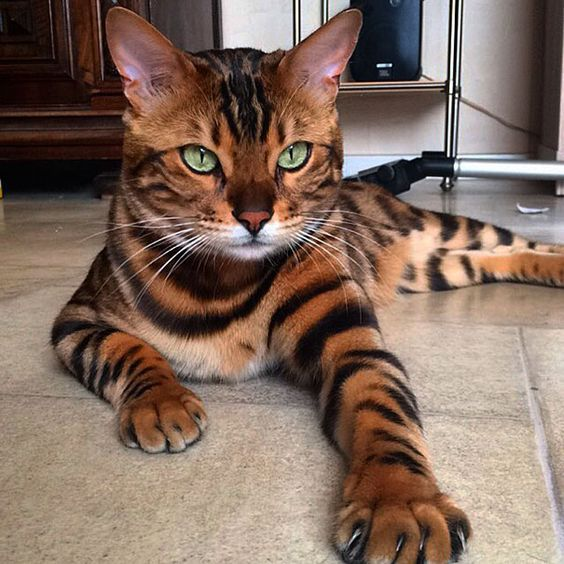
#> input picture Deteccao/animais/gato2.jpg, 564 x 564 px, found by its file name
$ python detect_cats.py
#> lines starting #> are read from the running program, lines starting #| are printed output that depends on the picture; after the words box and inside, x2 and y2 are one past the last pixel; in counts of white or black regions, pixels touching at a corner belong together
import cv2
classify_cat = cv2.CascadeClassifier('cascades\\haarcascade_frontalcatface.xml')

cat_image =  cv2.imread('animais\\gato2.jpg')
#> cat_image is the input picture: shape (564, 564, 3); mean B, G, R 95.7, 108.4, 131
cat_image_gray = cv2.cvtColor(cat_image, cv2.COLOR_BGR2GRAY)
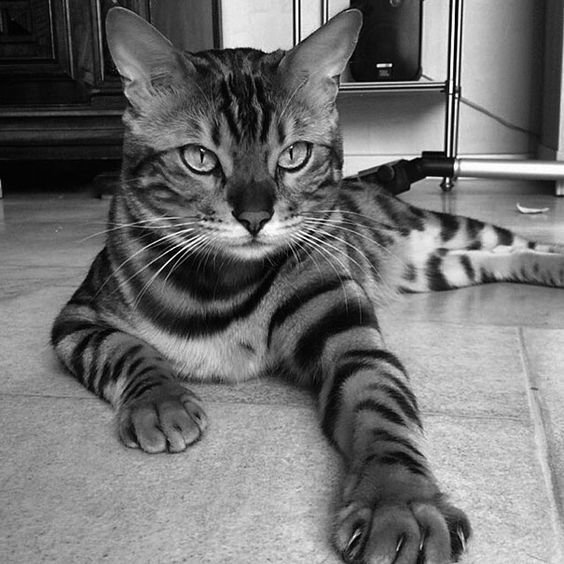
#> cat_image_gray: shape (564, 564); min 0, max 255, mean 113.7

cat_detected = classify_cat.detectMultiScale(cat_image_gray, scaleFactor=1.08)
#> cat_detected = [[220, 194, 66, 66], [147, 76, 198, 198]]

for (x, y, w, h) in cat_detected:
    cv2.rectangle(cat_image, (x, y), (x+w, y+h), (0, 255, 0), 2)
#> this loop made 2 passes
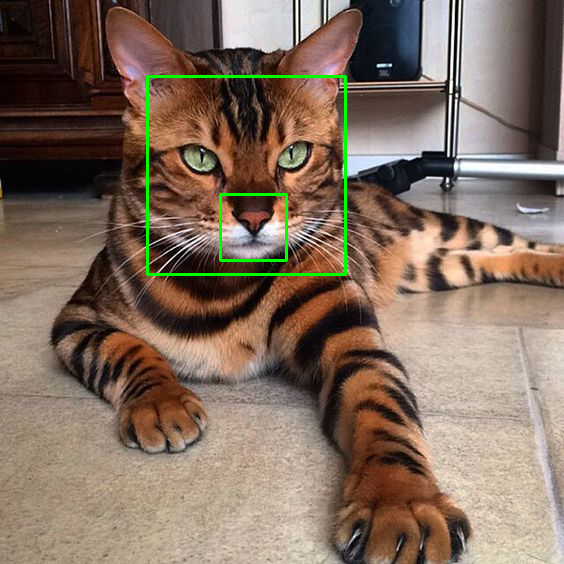
#> cat_image: shape (564, 564, 3); 0.99% of pixels changed, all inside (x1, y1, x2, y2) = (146, 75, 347, 276)


cv2.imshow('Cat image gray', cat_image)
cv2.waitKey()

$ run again, with Deteccao/animais/gato1.jpg copied over Deteccao/animais/gato2.jpg
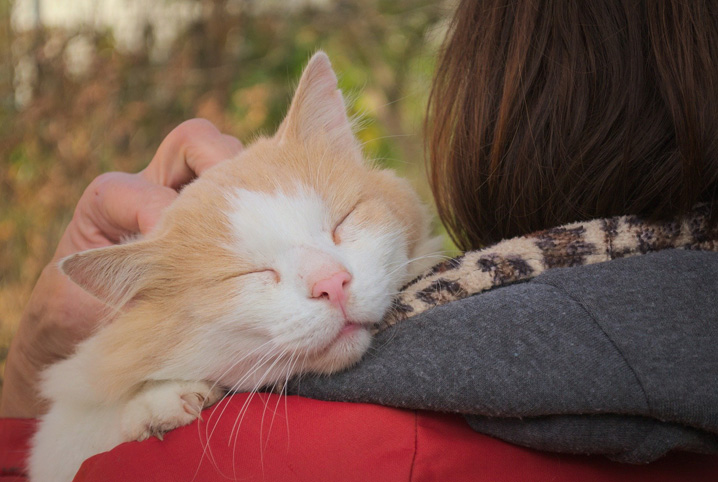
#> input picture Deteccao/animais/gato1.jpg, 718 x 482 px, found by its file name
#> cat_image is the input picture: shape (482, 718, 3); mean B, G, R 78.3, 90.6, 117.8
#> `cat_image_gray = cv2.cvtColor(cat_image, cv2.COLOR_BGR2GRAY)`:
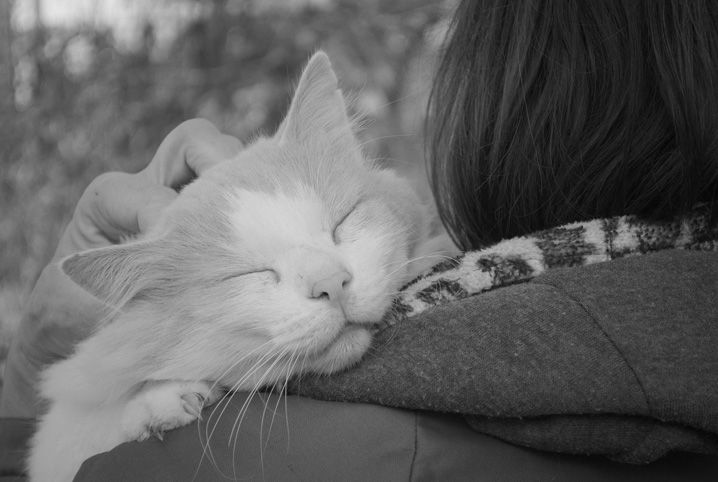
#> cat_image_gray: shape (482, 718); min 3, max 229, mean 97.4
#> cat_detected = ()

$ run again, with Deteccao/animais/gato3.jpg copied over Deteccao/animais/gato2.jpg
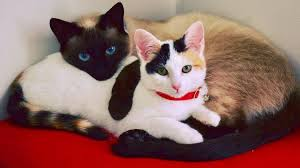
#> input picture Deteccao/animais/gato3.jpg, 300 x 168 px, found by its file name
#> cat_image is the input picture: shape (168, 300, 3); mean B, G, R 96.2, 102.3, 141.4
#> `cat_image_gray = cv2.cvtColor(cat_image, cv2.COLOR_BGR2GRAY)`:
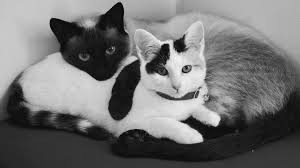
#> cat_image_gray: shape (168, 300); min 1, max 251, mean 113.3
#> cat_detected = [[144, 44, 60, 60]]
#> the loop `for (x, y, w, h) in cat_detected:` made 1 pass
#> after the loop `for (x, y, w, h) in cat_detected:`:
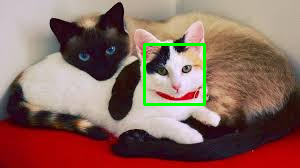
#> cat_image: shape (168, 300, 3); 1.42% of pixels changed, all inside (x1, y1, x2, y2) = (143, 43, 206, 106)

$ run again, with Deteccao/animais/gato4.jpg copied over Deteccao/animais/gato2.jpg
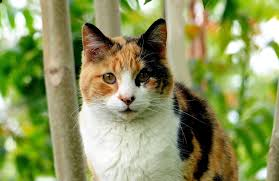
#> input picture Deteccao/animais/gato4.jpg, 279 x 181 px, found by its file name
#> cat_image is the input picture: shape (181, 279, 3); mean B, G, R 94.6, 149.3, 140.8
#> `cat_image_gray = cv2.cvtColor(cat_image, cv2.COLOR_BGR2GRAY)`:
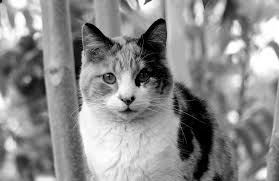
#> cat_image_gray: shape (181, 279); min 0, max 255, mean 140.5
#> cat_detected = [[88, 48, 78, 78]]
#> the loop `for (x, y, w, h) in cat_detected:` made 1 pass
#> after the loop `for (x, y, w, h) in cat_detected:`:
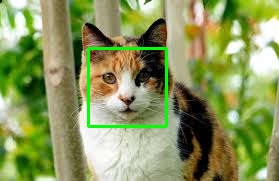
#> cat_image: shape (181, 279, 3); 1.85% of pixels changed, all inside (x1, y1, x2, y2) = (87, 47, 168, 128)
